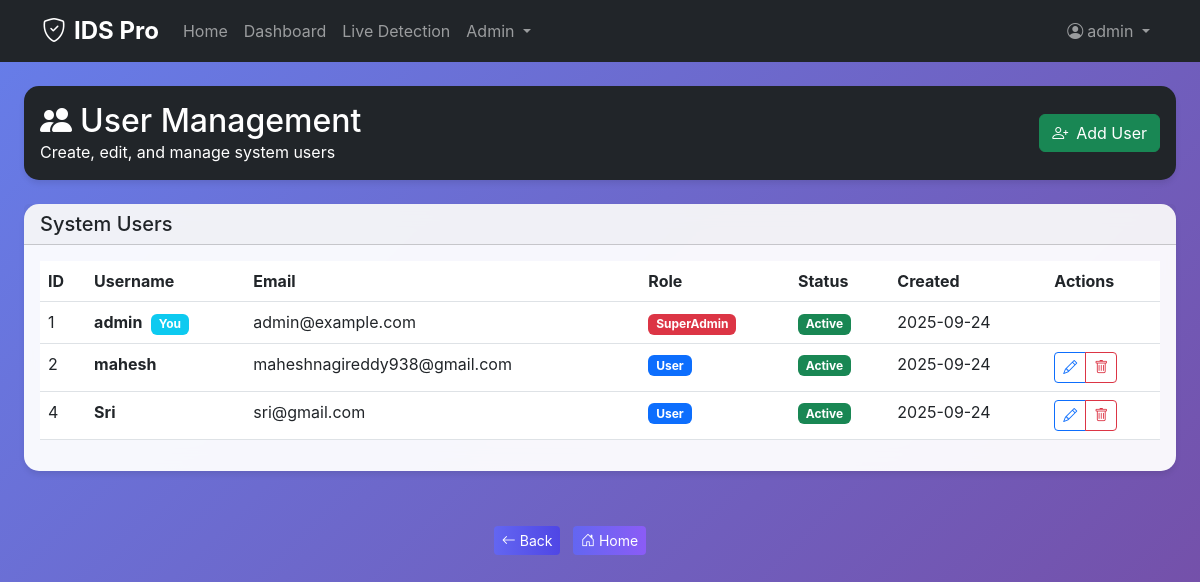
The app's page /admin/users (signed in) with its own data.
### intrusion_detection_system/app/models/user.py (models this page shows, shortened)
class User(UserMixin, db.Model):
    id = db.Column(db.Integer, primary_key=True)
    username = db.Column(db.String(80), unique=True, nullable=False)
    email = db.Column(db.String(120), unique=True, nullable=False)
    password_hash = db.Column(db.String(120), nullable=False)
    role = db.Column(db.String(20), nullable=False, default='User')
    active = db.Column(db.Boolean, default=True)
    created_at = db.Column(db.DateTime, default=datetime.utcnow)
    ROLES = ['User', 'Admin', 'SuperAdmin']
    def can_manage_users(self):
        return self.role in ['SuperAdmin', 'Admin']

### intrusion_detection_system/app/routes/admin.py (the view)
@admin_bp.route('/users')
@login_required
@admin_required
def users():
    if current_user.role == 'SuperAdmin':
        all_users = User.query.all()
    else:
        all_users = User.query.filter_by(role='User').all()
    return render_template('admin/users.html', users=all_users)

### intrusion_detection_system/app/models/user.py (called while the page is built)
@login_manager.user_loader
def load_user(user_id):
    return User.query.get(int(user_id))

### intrusion_detection_system/app/routes/admin.py (called while the page is built)
def admin_required(f):
    @wraps(f)
    def decorated_function(*args, **kwargs):
        if not current_user.is_authenticated or not current_user.can_manage_users():
            flash('Access denied. Admin privileges required.')
            return redirect(url_for('main.dashboard'))
        return f(*args, **kwargs)
    return decorated_function

### intrusion_detection_system/app/templates/admin/users.html (shortened to what this page needs)
{% extends "base.html" %}
{% block content %}
<div class="container-fluid">
    <div class="row mb-4">
        <div class="col-12">
            <div class="card bg-dark text-white">
                <div class="card-body d-flex justify-content-between align-items-center">
                    <div>
                        <h2 class="card-title mb-0">
                            <i class="bi bi-people-fill me-2"></i>User Management
                        </h2>
                        <p class="card-text mb-0">Create, edit, and manage system users</p>
                    </div>
                    <button class="btn btn-success" data-bs-toggle="modal" data-bs-target="#createUserModal">
                        <i class="bi bi-person-plus me-2"></i>Add User
                    </button>
                </div>
            </div>
        </div>
    </div>
    <div class="card">
        <div class="card-header">
            <h5 class="mb-0">System Users</h5>
        </div>
        <div class="card-body">
            <div class="table-responsive">
                <table class="table table-hover">
                    <thead>
                        <tr>
                            <th>ID</th>
                            <th>Username</th>
                            <th>Email</th>
                            <th>Role</th>
                            <th>Status</th>
                            <th>Created</th>
                            <th>Actions</th>
                        </tr>
                    </thead>
                    <tbody>
                        {% for user in users %}
                        <tr>
                            <td>{{ user.id }}</td>
                            <td>
                                <strong>{{ user.username }}</strong>
                                {% if user.id == current_user.id %}
                                    <span class="badge bg-info ms-1">You</span>
                                {% endif %}
                            </td>
                            <td>{{ user.email }}</td>
                            <td>
                                <span class="badge
                                    {% if user.role == 'SuperAdmin' %}bg-danger
                                    {% elif user.role == 'Admin' %}bg-warning
                                    {% else %}bg-primary{% endif %}">
                                    {{ user.role }}
                                </span>
                            </td>
                            <td>
                                {% if user.active %}
                                    <span class="badge bg-success">Active</span>
                                {% else %}
                                    <span class="badge bg-secondary">Inactive</span>
                                {% endif %}
                            </td>
                            <td>{{ user.created_at.strftime('%Y-%m-%d') }}</td>
                            <td>
                                {% if user.id != current_user.id %}
                                    <div class="btn-group" role="group">
                                        <a href="{{ url_for('admin.edit_user', user_id=user.id) }}" class="btn btn-sm btn-outline-primary" title="Edit">
    <i class="bi bi-pencil"></i>
</a>
                                        {% if (user.role != 'SuperAdmin' or current_user.can_manage_admins()) and (user.role != 'Admin' or current_user.can_manage_admins()) %}
                                        <a href="{{ url_for('admin.delete_user', user_id=user.id) }}"
                                           class="btn btn-sm btn-outline-danger"
                                           onclick="return confirm('Are you sure you want to delete this user?')"
                                           title="Delete">
                                            <i class="bi bi-trash"></i>
                                        </a>
                                        {% endif %}
                                    </div>
                                {% endif %}
                            </td>
                        </tr>
                        {% endfor %}
                    </tbody>
                </table>
            </div>
        </div>
    </div>
</div>
{% endblock %}

### intrusion_detection_system/app/templates/base.html (shortened to what this page needs)
<!DOCTYPE html>
<html lang="en">
<head>
    <link href="https://cdn.jsdelivr.net/npm/bootstrap@5.3.0/dist/css/bootstrap.min.css" rel="stylesheet">
    <link href="https://cdn.jsdelivr.net/npm/bootstrap-icons@1.10.0/font/bootstrap-icons.css" rel="stylesheet">
</head>
<body>
    <nav class="navbar navbar-expand-lg navbar-dark bg-dark">
        <div class="container">
            <a class="navbar-brand" href="{{ url_for('main.index') }}">
                <i class="bi bi-shield-check me-2"></i>IDS Pro
            </a>
            <div class="collapse navbar-collapse" id="navbarNav">
                <ul class="navbar-nav me-auto">
                    <li class="nav-item">
                        <a class="nav-link" href="{{ url_for('main.index') }}">Home</a>
                    </li>
                    {% if current_user.is_authenticated %}
                    <li class="nav-item">
                        <a class="nav-link" href="{{ url_for('main.dashboard') }}">Dashboard</a>
                    </li>
                    <li class="nav-item">
                        <a class="nav-link" href="{{ url_for('detection.live_detection') }}">Live Detection</a>
                    </li>
                    {% if current_user.can_manage_users() %}
                    <li class="nav-item dropdown">
                        <a class="nav-link dropdown-toggle" href="#" role="button" data-bs-toggle="dropdown">
                            Admin
                        </a>
                    </li>
                    {% endif %}
                    {% endif %}
                </ul>
                <ul class="navbar-nav">
                    {% if current_user.is_authenticated %}
                    <li class="nav-item dropdown">
                        <a class="nav-link dropdown-toggle" href="#" role="button" data-bs-toggle="dropdown">
                            <i class="bi bi-person-circle me-1"></i>{{ current_user.username }}
                        </a>
                    </li>
                    {% endif %}
                </ul>
            </div>
        </div>
    </nav>
    <div class="container-fluid py-4">
        {% block content %}{% endblock %}
    </div>
<div id="bottom-nav" class="container" style="text-align:center; margin: 30px 0;">
  <button class="btn btn-sm" id="btn-back" style="background:linear-gradient(90deg,#6366f1,#4f46e5); color:#fff; border: none; margin-right:8px;">
    <i class="bi bi-arrow-left"></i> Back
  </button>
  <a class="btn btn-sm" id="btn-home" href="/" style="background:linear-gradient(90deg,#6366f1,#8b5cf6); color:#fff; border: none;">
    <i class="bi bi-house-door"></i> Home
  </a>
</div>
</body>
</html>

### intrusion_detection_system/app/templates/base.html (style rules this page uses)
:root { --primary-color: #6366f1; --primary-dark: #4f46e5; --secondary-color: #8b5cf6; --success-color: #10b981; --warning-color: #f59e0b; --danger-color: #ef4444; --dark-bg: #1e293b; --card-shadow: 0 4px 6px -1px rgba(0, 0, 0, 0.1); }
body { background: linear-gradient(135deg, #667eea 0%, #764ba2 100%); min-height: 100vh; font-family: 'Inter', -apple-system, BlinkMacSystemFont, sans-serif; }
.navbar-brand { font-weight: 700; font-size: 1.5rem; }
.card { border: none; border-radius: 15px; box-shadow: var(--card-shadow); backdrop-filter: blur(10px); background: rgba(255, 255, 255, 0.95); }

### records on screen
User: username "admin", id "1", shows "You", email "admin@example.com", role "SuperAdmin", active "Active", created_at "2025-09-24"
User: id "2", username "mahesh", email "maheshnagireddy938@gmail.com", role "User", active "Active", created_at "2025-09-24"
User: id "4", username "Sri", email "sri@gmail.com", role "User", active "Active", created_at "2025-09-24"
